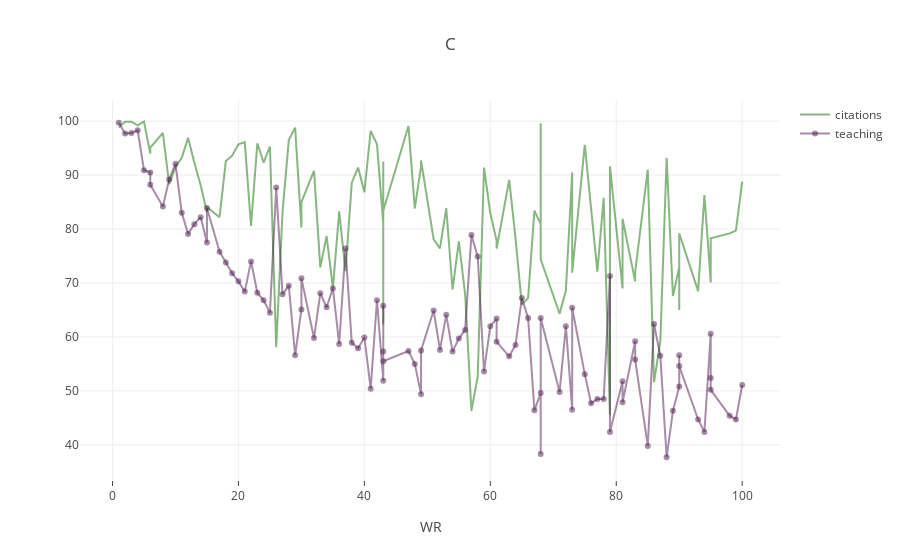

The notebook cell this image was saved under:
### Code cell
py.iplot(fig) # matplotlib plt.show() benzeri

### Figure 1 — Plotly figure (JSON) as saved in the notebook; plotly's stock layout.template omitted (floating-point values rounded to 4 significant figures)
{"data": [{"marker": {"color": "rgba(16,112,2,0.5)"}, "mode": "lines", "name": "citations", "text": ["Harvard University", "California Institute of Technology", "Massachusetts Institute of Technology", "Stanford University", "Princeton University", "University of Cambridge", "University of Oxford", "University of California, Berkeley", "Imperial College London", "Yale University", "University of California, Los Angeles", "University of Chicago", "Johns Hopkins University", "Cornell University", "ETH Zurich – Swiss Federal Institute of Technology Zurich", "University of Michigan", "University of Toronto", "Columbia University", "University of Pennsylvania", "Carnegie Mellon University", "University of Hong Kong", "University College London", "University of Washington", "Duke University", "Northwestern University", "University of Tokyo", "Georgia Institute of Technology", "Pohang University of Science and Technology", "University of California, Santa Barbara", "University of British Columbia", "University of North Carolina at Chapel Hill", "University of California, San Diego", "University of Illinois at Urbana-Champaign", "National University of Singapore", "McGill University", "University of Melbourne", "Peking University", "Washington University in St Louis", "École Polytechnique", "University of Edinburgh", "Hong Kong University of Science and Technology", "École Normale Supérieure", "Australian National University", "Karolinska Institute", "University of Göttingen", "University of Wisconsin", "Rice University", "École Polytechnique Fédérale de Lausanne", "University of California, Irvine", "University of Science and Technology of China", "Vanderbilt University", "University of Minnesota", "Tufts University", "University of California, Davis", "Brown University", "University of Massachusetts", "Kyoto University", "Tsinghua University", "Boston University", "New York University", "Emory University", "LMU Munich", "University of Notre Dame", "University of Pittsburgh", "Case Western Reserve University", "Ohio State University", "University of Colorado Boulder", "University of Bristol", "University of California, Santa Cruz", "Yeshiva University", "University of Sydney", "University of Virginia", "University of Adelaide", "University of Southern California", "William & Mary", "Trinity College Dublin", "King’s College London", "Stony Brook University", "Korea Advanced Institute of Science and Technology (KAIST)", "University of Sussex", "The University of Queensland", "University of York", "Heidelberg University", "University of Utah", "Durham University", "London School of Economics and Political Science", "University of Manchester", "Royal Holloway, University of London", "Lund University", "University of Southampton", "University of Zurich", "Wake Forest University", "McMaster University", "University College Dublin", "George Washington University", "University of Arizona", "University of Basel", "University of Maryland, College Park", "Dartmouth College", "École Normale Supérieure de Lyon"], "type": "scatter", "uid": "f64d4729-102b-45cd-9237-fe4f88275f59", "x": ["1", "2", "3", "4", "5", "6", "6", "8", "9", "10", "11", "12", "13", "14", "15", "15", "17", "18", "19", "20", "21", "22", "23", "24", "25", "26", "27", "28", "29", "30", "30", "32", "33", "34", "35", "36", "37", "38", "39", "40", "41", "42", "43", "43", "43", "43", "47", "48", "49", "49", "51", "52", "53", "54", "55", "56", "57", "58", "59", "60", "61", "61", "63", "64", "65", "66", "67", "68", "68", "68", "71", "72", "73", "73", "75", "76", "77", "78", "79", "79", "81", "81", "83", "83", "85", "86", "87", "88", "89", "90", "90", "90", "93", "94", "95", "95", "95", "98", "99", "100"], "y": [98.8, 99.9, 99.9, 99.2, 99.9, 94, 95.1, 97.8, 88.3, 91.5, 93.2, 96.9, 92.3, 88.1, 83.1, 84.1, 82.2, 92.6, 93.6, 95.7, 96.1, 80.6, 95.9, 92.3, 95.3, 58.1, 83.2, 96.5, 98.8, 80.3, 85, 90.8, 72.9, 78.7, 69, 83.3, 72.2, 88.6, 91.4, 86.8, 98.2, 95.7, 81, 62.3, 92.5, 83.4, 99.1, 83.8, 91.6, 92.7, 78.1, 76.4, 83.9, 68.8, 77.7, 67.9, 46.3, 52.7, 91.4, 82.9, 77.8, 76.4, 89.1, 78.3, 66, 67.2, 83.4, 80.9, 99.6, 74.4, 64.3, 68.6, 90.5, 71.9, 95.6, 84.4, 72.1, 85.8, 45.5, 91.6, 69, 81.9, 70.3, 72, 91, 51.6, 59.2, 93.2, 67.6, 72.9, 65, 79.2, 68.5, 86.3, 70.2, 70.1, 78.3, 79.2, 79.7, 88.8]}, {"marker": {"color": "rgba(80, 26, 80, 0.5)"}, "mode": "lines+markers", "name": "teaching", "text": ["Harvard University", "California Institute of Technology", "Massachusetts Institute of Technology", "Stanford University", "Princeton University", "University of Cambridge", "University of Oxford", "University of California, Berkeley", "Imperial College London", "Yale University", "University of California, Los Angeles", "University of Chicago", "Johns Hopkins University", "Cornell University", "ETH Zurich – Swiss Federal Institute of Technology Zurich", "University of Michigan", "University of Toronto", "Columbia University", "University of Pennsylvania", "Carnegie Mellon University", "University of Hong Kong", "University College London", "University of Washington", "Duke University", "Northwestern University", "University of Tokyo", "Georgia Institute of Technology", "Pohang University of Science and Technology", "University of California, Santa Barbara", "University of British Columbia", "University of North Carolina at Chapel Hill", "University of California, San Diego", "University of Illinois at Urbana-Champaign", "National University of Singapore", "McGill University", "University of Melbourne", "Peking University", "Washington University in St Louis", "École Polytechnique", "University of Edinburgh", "Hong Kong University of Science and Technology", "École Normale Supérieure", "Australian National University", "Karolinska Institute", "University of Göttingen", "University of Wisconsin", "Rice University", "École Polytechnique Fédérale de Lausanne", "University of California, Irvine", "University of Science and Technology of China", "Vanderbilt University", "University of Minnesota", "Tufts University", "University of California, Davis", "Brown University", "University of Massachusetts", "Kyoto University", "Tsinghua University", "Boston University", "New York University", "Emory University", "LMU Munich", "University of Notre Dame", "University of Pittsburgh", "Case Western Reserve University", "Ohio State University", "University of Colorado Boulder", "University of Bristol", "University of California, Santa Cruz", "Yeshiva University", "University of Sydney", "University of Virginia", "University of Adelaide", "University of Southern California", "William & Mary", "Trinity College Dublin", "King’s College London", "Stony Brook University", "Korea Advanced Institute of Science and Technology (KAIST)", "University of Sussex", "The University of Queensland", "University of York", "Heidelberg University", "University of Utah", "Durham University", "London School of Economics and Political Science", "University of Manchester", "Royal Holloway, University of London", "Lund University", "University of Southampton", "University of Zurich", "Wake Forest University", "McMaster University", "University College Dublin", "George Washington University", "University of Arizona", "University of Basel", "University of Maryland, College Park", "Dartmouth College", "École Normale Supérieure de Lyon"], "type": "scatter", "uid": "b32aed7d-26cd-49db-a956-27e74e4575e8", "x": ["1", "2", "3", "4", "5", "6", "6", "8", "9", "10", "11", "12", "13", "14", "15", "15", "17", "18", "19", "20", "21", "22", "23", "24", "25", "26", "27", "28", "29", "30", "30", "32", "33", "34", "35", "36", "37", "38", "39", "40", "41", "42", "43", "43", "43", "43", "47", "48", "49", "49", "51", "52", "53", "54", "55", "56", "57", "58", "59", "60", "61", "61", "63", "64", "65", "66", "67", "68", "68", "68", "71", "72", "73", "73", "75", "76", "77", "78", "79", "79", "81", "81", "83", "83", "85", "86", "87", "88", "89", "90", "90", "90", "93", "94", "95", "95", "95", "98", "99", "100"], "y": [99.7, 97.7, 97.8, 98.3, 90.9, 90.5, 88.2, 84.2, 89.2, 92.1, 83, 79.1, 80.9, 82.2, 77.5, 83.9, 75.8, 73.8, 71.8, 70.3, 68.4, 74, 68.2, 66.8, 64.5, 87.7, 67.9, 69.5, 56.6, 65.1, 70.9, 59.8, 68.1, 65.5, 69, 58.7, 76.4, 58.9, 57.9, 59.9, 50.4, 66.8, 51.9, 65.8, 57.3, 55.5, 57.4, 55, 49.4, 57.5, 64.9, 57.6, 64.1, 57.3, 59.7, 61.3, 78.9, 74.9, 53.6, 62, 63.4, 59.1, 56.4, 58.5, 67.2, 63.5, 46.4, 49.6, 38.3, 63.5, 49.8, 62, 46.5, 65.4, 53.1, 47.7, 48.5, 48.5, 71.3, 42.4, 51.8, 47.9, 59.2, 55.8, 39.8, 62.4, 56.5, 37.7, 46.3, 50.8, 56.6, 54.6, 44.7, 42.4, 60.6, 52.4, 50.2, 45.4, 44.7, 51.1]}], "layout": {"title": {"text": "C"}, "xaxis": {"ticklen": 5, "title": {"text": "WR"}, "zeroline": false}}}
